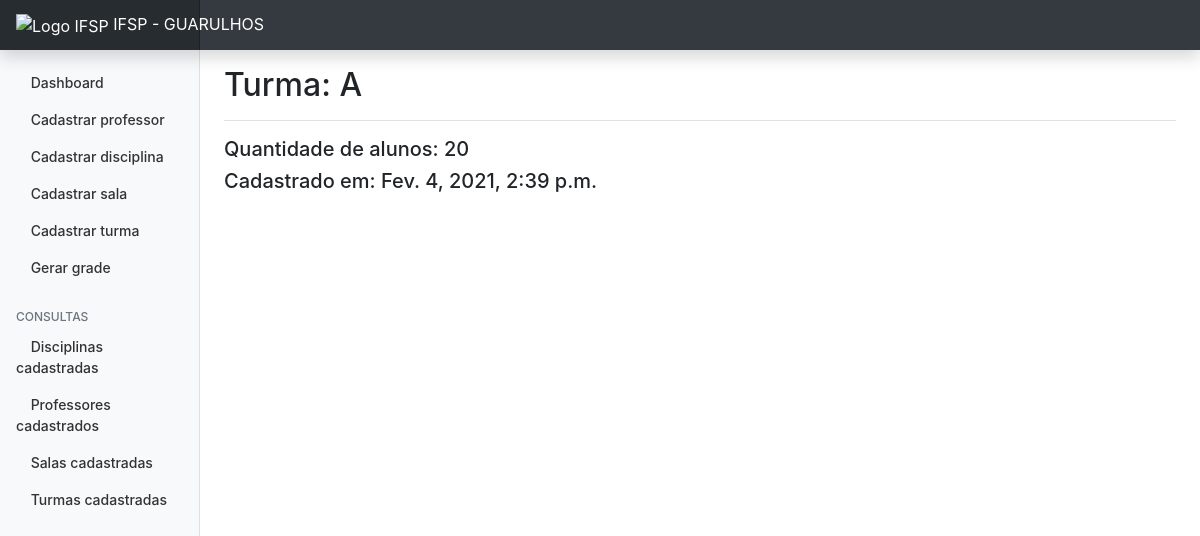
The page /turmas/exibeturma/1 on the database its author committed.
### turmas/models.py (models this page shows, shortened)
class Turma(models.Model):
    STATUS_CHOICES = (
        ("1", "Ativo"),
        ("2", "Inativo"),
    )
    nome = models.CharField(max_length=100, blank=False, null=False)
    status = models.CharField(max_length=1, choices=STATUS_CHOICES, blank=True, default=1)
    qtd_alunos = models.IntegerField(blank=False, null=False)
    criado_em = models.DateTimeField(auto_now_add=True)
    atualizado_em = models.DateTimeField(auto_now=True)

### turmas/views.py (the view)
# urls.py: path('exibeturma/<int:id>', views.exibeTurma, name='exibe-turma'),
def exibeTurma(request, id):
    turma = get_object_or_404(Turma, pk=id)
    return render(request, 'turmas/exibeturma.html', {'turma': turma})

### turmas/templates/turmas/exibeturma.html (shortened to what this page needs)
{% extends 'base.html' %}
{% block content %}
<div class="d-flex justify-content-between flex-wrap flex-md-nowrap align-items-center pt-3 pb-2 mb-3 border-bottom">
        <h1 class="h2">Turma: {{ turma.nome }}</h1>
      </div>
        <h5>Quantidade de alunos: {{ turma.qtd_alunos }}</h5>
        <h5>Cadastrado em: {{ turma.criado_em }}</h5>
{% endblock %}

### dashboard/static/css/style.css (style rules this page uses)
body { font-size: .875rem; }

### rows shown on the page
Turma: nome "A", qtd_alunos "20", criado_em "Fev. 4, 2021, 2:39 p.m."
